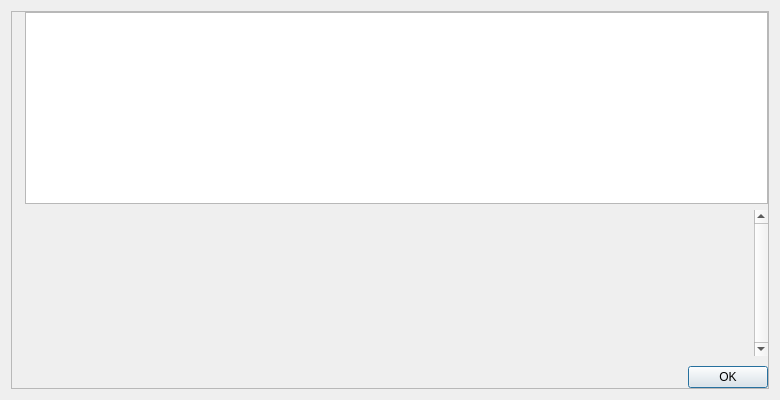
<?xml version="1.0" encoding="UTF-8"?>
<ui version="4.0">
 <class>HelpMessageDialog</class>
 <widget class="QDialog" name="HelpMessageDialog">
  <property name="geometry">
   <rect>
    <x>0</x>
    <y>0</y>
    <width>780</width>
    <height>400</height>
   </rect>
  </property>
  <layout class="QHBoxLayout" name="horizontalLayout_2">
   <item>
    <widget class="QFrame" name="frame_2">
     <property name="frameShape">
      <enum>QFrame::StyledPanel</enum>
     </property>
     <property name="frameShadow">
      <enum>QFrame::Raised</enum>
     </property>
     <layout class="QHBoxLayout" name="horizontalLayout">
      <property name="leftMargin">
       <number>0</number>
      </property>
      <property name="topMargin">
       <number>0</number>
      </property>
      <property name="rightMargin">
       <number>0</number>
      </property>
      <property name="bottomMargin">
       <number>0</number>
      </property>
      <item>
       <layout class="QVBoxLayout" name="verticalLayoutLogo" stretch="0,0">
        <property name="leftMargin">
         <number>0</number>
        </property>
        <property name="topMargin">
         <number>4</number>
        </property>
        <property name="rightMargin">
         <number>0</number>
        </property>
        <item>
         <widget class="QLabel" name="aboutLogo">
          <property name="sizePolicy">
           <sizepolicy hsizetype="Preferred" vsizetype="Ignored">
            <horstretch>0</horstretch>
            <verstretch>0</verstretch>
           </sizepolicy>
          </property>
          <property name="maximumSize">
           <size>
            <width>100</width>
            <height>100</height>
           </size>
          </property>
          <property name="pixmap">
           <pixmap resource="../veil.qrc">:/icons/img_balance_logo2</pixmap>
          </property>
          <property name="scaledContents">
           <bool>true</bool>
          </property>
          <property name="alignment">
           <set>Qt::AlignLeading|Qt::AlignLeft|Qt::AlignTop</set>
          </property>
         </widget>
        </item>
        <item>
         <widget class="QFrame" name="frame">
          <property name="frameShape">
           <enum>QFrame::NoFrame</enum>
          </property>
          <property name="frameShadow">
           <enum>QFrame::Raised</enum>
          </property>
         </widget>
        </item>
       </layout>
      </item>
      <item>
       <layout class="QVBoxLayout" name="verticalLayout">
        <item>
         <widget class="QTextEdit" name="helpMessage">
          <property name="readOnly">
           <bool>true</bool>
          </property>
         </widget>
        </item>
        <item>
         <widget class="QScrollArea" name="scrollArea">
          <property name="frameShape">
           <enum>QFrame::NoFrame</enum>
          </property>
          <property name="verticalScrollBarPolicy">
           <enum>Qt::ScrollBarAlwaysOn</enum>
          </property>
          <property name="widgetResizable">
           <bool>true</bool>
          </property>
          <widget class="QWidget" name="scrollAreaWidgetContents">
           <property name="geometry">
            <rect>
             <x>0</x>
             <y>0</y>
             <width>638</width>
             <height>137</height>
            </rect>
           </property>
           <layout class="QVBoxLayout" name="verticalLayout_2">
            <item>
             <widget class="QLabel" name="aboutMessage">
              <property name="cursor">
               <cursorShape>IBeamCursor</cursorShape>
              </property>
              <property name="textFormat">
               <enum>Qt::PlainText</enum>
              </property>
              <property name="alignment">
               <set>Qt::AlignLeading|Qt::AlignLeft|Qt::AlignTop</set>
              </property>
              <property name="openExternalLinks">
               <bool>true</bool>
              </property>
              <property name="textInteractionFlags">
               <set>Qt::LinksAccessibleByMouse|Qt::TextSelectableByKeyboard|Qt::TextSelectableByMouse</set>
              </property>
             </widget>
            </item>
           </layout>
          </widget>
         </widget>
        </item>
        <item>
         <spacer name="verticalSpacer">
          <property name="orientation">
           <enum>Qt::Vertical</enum>
          </property>
          <property name="sizeType">
           <enum>QSizePolicy::Fixed</enum>
          </property>
          <property name="sizeHint" stdset="0">
           <size>
            <width>4</width>
            <height>4</height>
           </size>
          </property>
         </spacer>
        </item>
        <item>
         <widget class="QDialogButtonBox" name="okButton">
          <property name="orientation">
           <enum>Qt::Horizontal</enum>
          </property>
          <property name="standardButtons">
           <set>QDialogButtonBox::Ok</set>
          </property>
         </widget>
        </item>
       </layout>
      </item>
     </layout>
    </widget>
   </item>
  </layout>
 </widget>
 <resources>
  <include location="../veil.qrc"/>
 </resources>
 <connections>
  <connection>
   <sender>okButton</sender>
   <signal>accepted()</signal>
   <receiver>HelpMessageDialog</receiver>
   <slot>accept()</slot>
   <hints>
    <hint type="sourcelabel">
     <x>20</x>
     <y>20</y>
    </hint>
    <hint type="destinationlabel">
     <x>20</x>
     <y>20</y>
    </hint>
   </hints>
  </connection>
  <connection>
   <sender>okButton</sender>
   <signal>rejected()</signal>
   <receiver>HelpMessageDialog</receiver>
   <slot>reject()</slot>
   <hints>
    <hint type="sourcelabel">
     <x>20</x>
     <y>20</y>
    </hint>
    <hint type="destinationlabel">
     <x>20</x>
     <y>20</y>
    </hint>
   </hints>
  </connection>
 </connections>
</ui>
